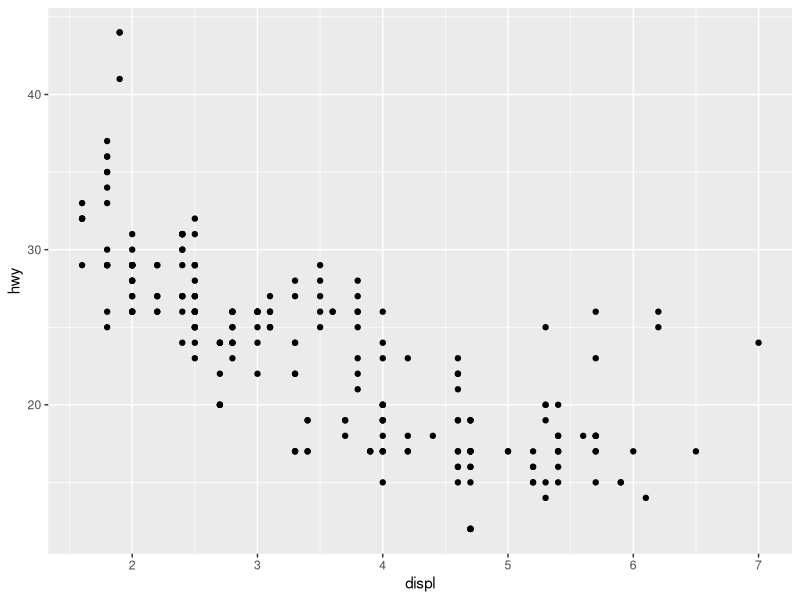
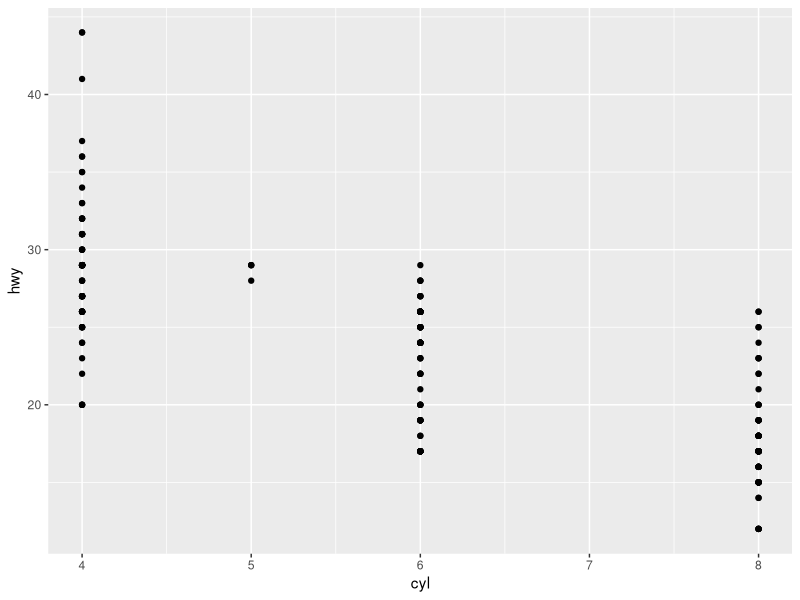

Recreate these plots in R, in order.
# Load the required packages for the Chapter 3 exercises
library(tidyverse)

# Load the MPG dataset from the ggplot2 package
mpg <- mpg

# Create a scatter plot of displacement and highway MPG's
plot1 <- ggplot(data = mpg)+
  geom_point(aes(x = displ, y = hwy))

# Create a scatter plot of highway MPG and cylinders
plot2 <- ggplot(data = mpg)+
  geom_point(aes(x = cyl, y = hwy))
